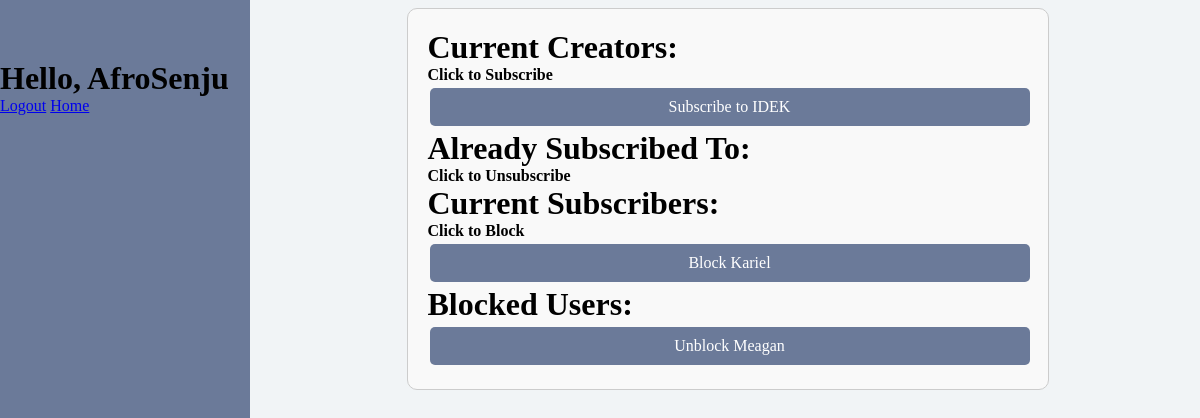
/subscribe (signed in), run on the app's committed database.
### app/models.py (models this page shows, shortened)
class Subscription(models.Model):
    subscriber = models.ForeignKey(User, on_delete = models.CASCADE, related_name='subscriptions')
    subscribed_to = models.ForeignKey(YouTuber, on_delete = models.CASCADE)

class Blocked_Subscriber(models.Model):
    subscriber = models.ForeignKey(User, on_delete = models.CASCADE)
    subscribed_to = models.ForeignKey(YouTuber, on_delete = models.CASCADE)

### app/views.py (the view, shortened to what this page needs)
# urls.py: path('subscribe', subscribe_to_new_user_view, name = 'subscribe'),
@login_required(login_url='user_login')
def subscribe_to_new_user_view(request):
    users_who_blocked_user = [user.subscribed_to for user in view_all_blocked(User.objects.get(username = request.user))]
    users_who_blocked_user = [User.objects.get(username = user) for user in users_who_blocked_user]
    youTuber_list = [user.creator for user in view_all_youTubers() if user.creator != request.user and user.creator not in users_who_blocked_user]
    already_subscribed = [user.subscribed_to.creator for user in filter_all_subscriptions(request.user)]
    available_list = [user for user in youTuber_list if user not in already_subscribed]
    subscribers = [user for user in find_all_subscribers(request.user)]
    role = UserProfile.objects.get(user__username = request.user)
    role = role.role.name
    try:
        blocked_users = filter_blocked_users(YouTuber.objects.get(creator__username = request.user))
    except:
        blocked_users = []
    return render(request, 'subscribe_new.html', {'youTubers':available_list, 'already_subscribed':already_subscribed, 'subscribers':subscribers, 'blocked_users':blocked_users, 'role':role})

### app/models.py (called while the page is built)
def view_all_youTubers():
    return YouTuber.objects.all()

def view_all_blocked(user):
    return Blocked_Subscriber.objects.filter(subscriber = user)

def filter_all_subscriptions(user):
    return Subscription.objects.filter(subscriber = user)

def find_all_subscribers(creator):
    try:
        creator = YouTuber.objects.get(creator = creator)
        return Subscription.objects.filter(subscribed_to = creator)
    except:
        return []

def filter_blocked_users(user):
    try:
        return Blocked_Subscriber.objects.filter(subscribed_to = user)
    except:
        return []

### app/templates/subscribe_new.html (shortened to what this page needs)
{% extends "dashboard.html" %}
{% block title %}
<div class="form-container">
    <h1>Current Creators:</h1>
    <h4>Click to Subscribe</h4>
    <form method="post">
        {% for youtuber in youTubers %}
            {% if request.user != youtuber %}
                <p>
                    <button class="action-button" type="submit" name="subscribe_username" value="{{ youtuber.username }}">
                        Subscribe to {{ youtuber.username }}
                    </button>
                </p>
            {% endif %}
        {% endfor %}
    </form>
    <h1>Already Subscribed To:</h1>
    <h4>Click to Unsubscribe</h4>
    {% if role == 'Admin' %}
        {% if subscribers %}
            <form method="post">
                <h1>Current Subscribers:</h1>
                <h4>Click to Block</h4>
                {% for subscriber in subscribers %}
                    <p>
                        <button class="action-button" type="submit" name="block" value="{{ subscriber.subscriber.username }}">
                            Block {{ subscriber.subscriber.username }}
                        </button>
                    </p>
                {% endfor %}
            </form>
        {% endif %}
        {% if blocked_users %}
            <h1>Blocked Users:</h1>
            <form method="post">
                {% for user in blocked_users %}
                    <p>
                        <button class="action-button" type="submit" name="unblock" value="{{ user.subscriber.username }}">
                            Unblock {{ user.subscriber.username }}
                        </button>
                    </p>
                {% endfor %}
            </form>
        {% endif %}
    {% endif %}
</div>
{% endblock title %}

### app/templates/dashboard.html (shortened to what this page needs)
{% extends "root.html" %}
{% block content %}
<div class="sidenav">
    <h1>Hello, {{ request.user }}</h1>
    <span><a href="{% url 'logout' %}">Logout</a></span>
    <span><a href="{% url 'dashboard' %}">Home</a></span>
</div>
<div class="main">
{% block title %}{% endblock title %}
</div>
{% endblock content %}

### app/static/styles.css (style rules this page uses)
* { margin: 0; padding: 0; font-family: Garamond, serif; }
.sidenav { height: 100%; width: 250px; position: fixed; z-index: 1; top: 0; left: 0; background-color: #6B7A99; overflow-x: hidden; padding-top: 60px; transition: 0.5s; }
html { background-color: #f1f4f6; }
.main { margin-left: 255px; padding: .5em; }
.form-container { max-width: 600px; margin: auto; padding: 20px; border: 1px solid #ccc; border-radius: 10px; background-color: #f9f9f9; margin-bottom: 2em; }
.action-button { background-color: #6B7A99; color: white; padding: 10px 20px; text-align: center; text-decoration: none; display: inline-block; font-size: 16px; margin: 4px 2px; border: none; border-radius: 5px; cursor: pointer; transition-duration: 0.4s; width: 100%; box-sizing: border-box; }

### data on the page
Subscription: subscriber.username "Kariel"
Blocked_Subscriber: subscriber.username "Meagan"

### other printed values
{{ request.user }} "AfroSenju"
{{ youtuber.username }} "IDEK"
